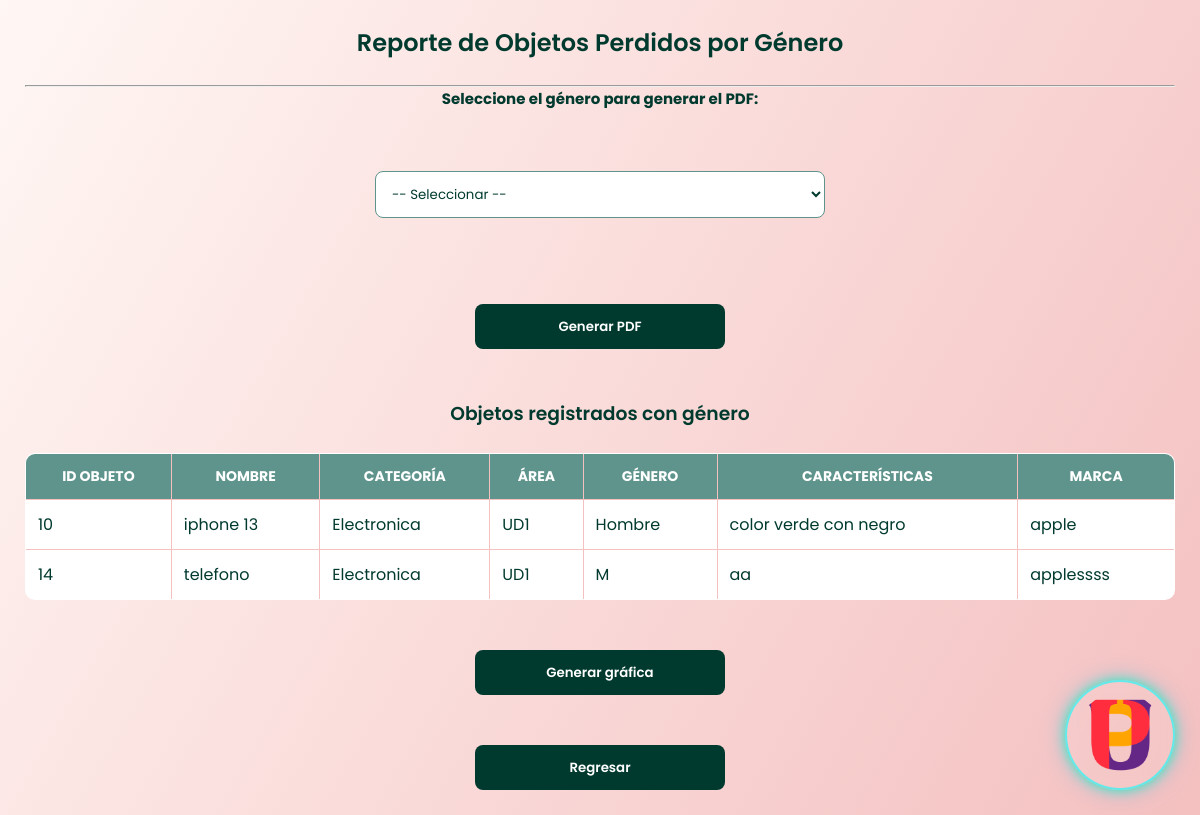
Page /index.php?action=vistaReportePorGenero (signed in) on the earlier database version.
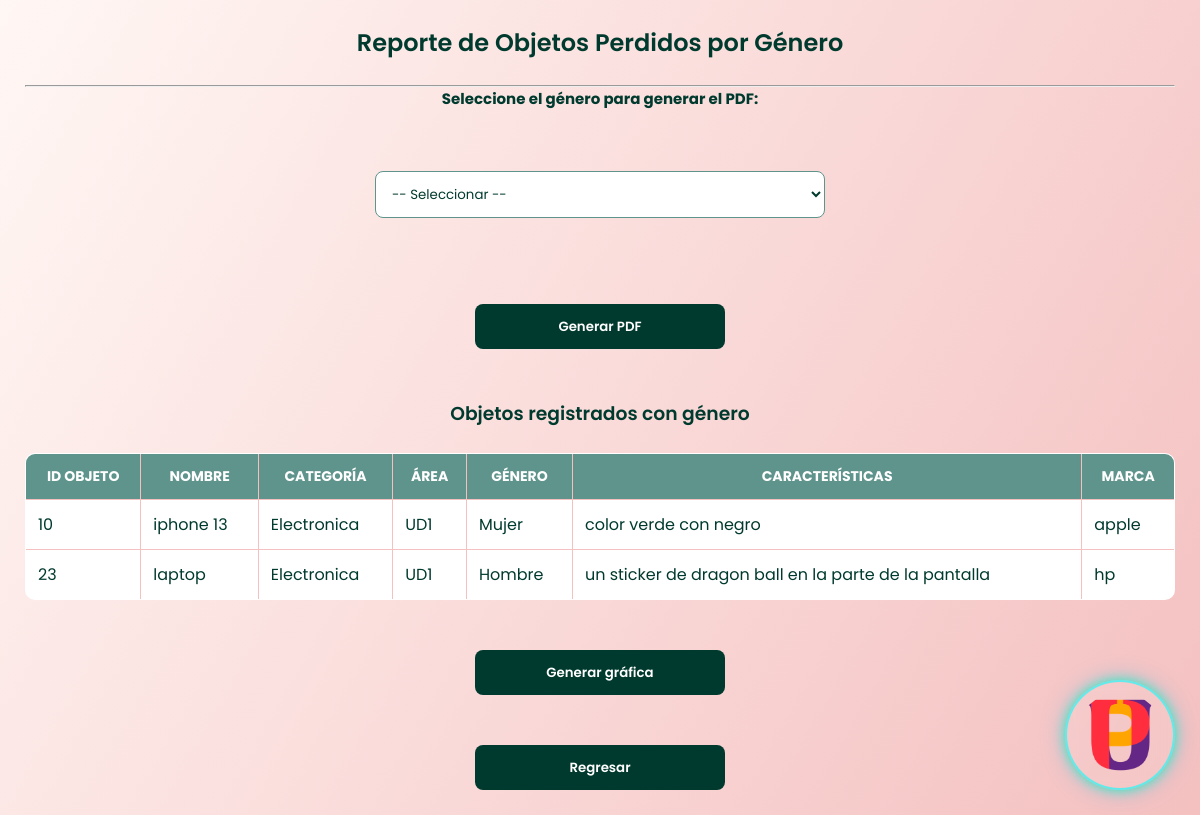
Same page on the later database version.
### tables this page shows
CREATE TABLE `objeto` (
  `ID_Objeto` int(11) NOT NULL AUTO_INCREMENT,
  `nombre` varchar(100) NOT NULL,
  `categoria` varchar(250) DEFAULT NULL,
  `ID_Area` int(11) DEFAULT NULL,
  `recuperado` varchar(250) DEFAULT 'no',
  `caracteristicas` text DEFAULT NULL,
  `marca` varchar(250) DEFAULT 'sin marca',
  `genero` varchar(100) NOT NULL DEFAULT 'indefinido',
  PRIMARY KEY (`ID_Objeto`),
  KEY `ID_Area` (`ID_Area`),
  CONSTRAINT `fk_objeto_area` FOREIGN KEY (`ID_Area`) REFERENCES `area` (`ID_Area`) ON DELETE SET NULL ON UPDATE CASCADE
);

CREATE TABLE `area` (
  `ID_Area` int(11) NOT NULL AUTO_INCREMENT,
  `nombre` varchar(100) NOT NULL,
  `salon` int(11) DEFAULT NULL,
  `laboratorio` int(11) DEFAULT NULL,
  `piso` int(11) DEFAULT NULL,
  PRIMARY KEY (`ID_Area`)
);

### app/controllers/ReportController.php (called while the page is built, shortened)
<?php
include_once "app/models/ReportModel.php";
class ReportController
{
    private $model;
    public function __construct($connection)
    {
        $this->model = new ReportModel($connection);
    }
    public function vistaReportePorGenero()
    {
        $todos_los_objetos = $this->model->obtenerTodosConGenero();
        include "app/views/reportes/reporte_objetos_por_genero.php";
    }
}
?>

### app/models/ReportModel.php (called while the page is built, shortened)
<?php
class ReportModel {
    private $connection;
    public function __construct($connection){
        $this->connection = $connection;
    }
    public function obtenerTodosConGenero(){
        $sql = "SELECT
                    o.ID_Objeto,
                    o.nombre AS nombre_objeto,
                    o.categoria,
                    o.caracteristicas,
                    o.marca,
                    o.genero,
                    a.nombre AS nombre_area
                FROM objeto o
                INNER JOIN area a ON o.ID_Area = a.ID_Area
                ORDER BY o.ID_Objeto ASC";
        return $this->connection->query($sql);
    }
}
?>

### app/views/reportes/reporte_objetos_por_genero.php (the view, shortened to what this page needs)
<!DOCTYPE html>
<html lang="es">
<head>
    <link rel="stylesheet" href="public/css/consult.css?v=<?php echo time(); ?>">
</head>
<body>
    <img src="public/img/logo.png" class="logo-elegante">
    <h2>Reporte de Objetos Perdidos por Género</h2>
    <hr>
    <form action="index.php?action=reporteObjetosPorGenero" method="POST">
        <label><b>Seleccione el género para generar el PDF:</b></label><br>
        <select name="genero" id="genero" required>
            <option value="">-- Seleccionar --</option>
        </select>
        <br><br>
        <button type="submit">Generar PDF</button>
    </form>
    <br><br>
    <h3>Objetos registrados con género</h3>
    <table border="1">
        <thead>
            <tr>
                <th>ID OBJETO</th>
                <th>NOMBRE</th>
                <th>CATEGORÍA</th>
                <th>ÁREA</th>
                <th>GÉNERO</th>
                <th>CARACTERÍSTICAS</th>
                <th>MARCA</th>
            </tr>
        </thead>
        <tbody>
            <?php if (!empty($todos_los_objetos) && $todos_los_objetos->num_rows > 0): ?>
                <?php while ($item = $todos_los_objetos->fetch_assoc()): ?>
                    <tr>
                        <td><?= htmlspecialchars($item['ID_Objeto']) ?></td>
                        <td><?= htmlspecialchars($item['nombre_objeto']) ?></td>
                        <td><?= htmlspecialchars($item['categoria']) ?></td>
                        <td><?= htmlspecialchars($item['nombre_area']) ?></td>
                        <td><?= htmlspecialchars($item['genero']) ?></td>
                        <td><?= htmlspecialchars($item['caracteristicas']) ?></td>
                        <td><?= htmlspecialchars($item['marca']) ?></td>
                    </tr>
                <?php endwhile; ?>
            <?php else: ?>
                <tr>
                    <td colspan="7">No hay objetos registrados con género.</td>
                </tr>
            <?php endif; ?>
        </tbody>
    </table>
    <br><br>
    <a href="index.php?action=pdf_pie">
        <button>Generar gráfica</button>
    </a>
    <br><br>
    <a href="index.php?action=dashboard_admin">
        <button>Regresar</button>
    </a>
</body>
</html>

Differences in the rows shown:
removed objeto: ID_Objeto "14", nombre "telefono", categoria "Electronica", ID_Area.nombre "UD1", genero "M", caracteristicas "aa", marca "applessss"
changed objeto "iphone 13": genero "Hombre" → "Mujer"
added objeto: ID_Objeto "23", nombre "laptop", categoria "Electronica", ID_Area.nombre "UD1", genero "Hombre", caracteristicas "un sticker de dragon ball en la parte de la pantalla", marca "hp"
